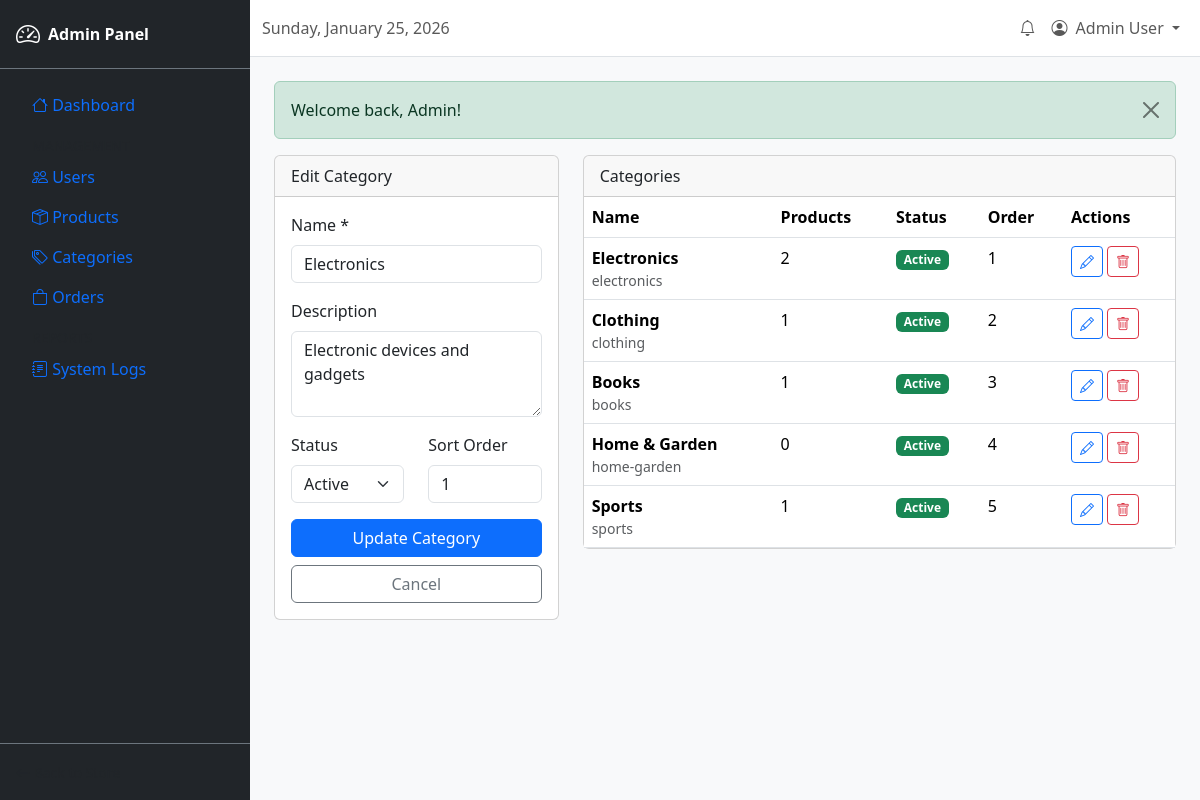
Screenshot of /ecommerce/admin/categories.php?action=edit&id=1 (signed in) with the database file from the repository.
### tables this page shows
CREATE TABLE categories (
    id INT AUTO_INCREMENT PRIMARY KEY,

     
    name VARCHAR(100) NOT NULL,

     
    slug VARCHAR(100) NOT NULL UNIQUE,

     
    description TEXT DEFAULT NULL,

     
    image VARCHAR(255) DEFAULT NULL,

     
    parent_id INT DEFAULT NULL,

     
    sort_order INT DEFAULT 0,

     
    status ENUM('active', 'inactive') DEFAULT 'active',

     
    created_at TIMESTAMP DEFAULT CURRENT_TIMESTAMP,
    updated_at TIMESTAMP DEFAULT CURRENT_TIMESTAMP ON UPDATE CURRENT_TIMESTAMP,

     
    FOREIGN KEY (parent_id) REFERENCES categories(id) ON DELETE SET NULL,

     
    INDEX idx_slug (slug)
);

### ecommerce/includes/functions.php (called while the page is built, shortened)
<?php
function sanitize(string $input): string
{
    return htmlspecialchars(trim($input), ENT_QUOTES, 'UTF-8');
}
function getFlashMessage(): ?array
{
    if (isset($_SESSION['flash_message'])) {
        $message = $_SESSION['flash_message'];
        return $message;
    }
    return null;
}

### ecommerce/admin/categories.php (the view, shortened to what this page needs)
<?php
$db = getDB();
$action = $_GET['action'] ?? 'list';
$categoryId = (int)($_GET['id'] ?? 0);
$categories = $db->query("
    SELECT c.*, COUNT(p.id) as product_count
    FROM categories c
    LEFT JOIN products p ON c.id = p.category_id
    GROUP BY c.id
    ORDER BY c.sort_order, c.name
")->fetchAll();
$editCategory = null;
if ($action === 'edit' && $categoryId) {
    $stmt = $db->prepare("SELECT * FROM categories WHERE id = ?");
    $stmt->execute([$categoryId]);
    $editCategory = $stmt->fetch();
}
?>
<!DOCTYPE html>
<html lang="en">
<head>
    <link href="https://cdn.jsdelivr.net/npm/bootstrap@5.3.2/dist/css/bootstrap.min.css" rel="stylesheet">
    <link href="https://cdn.jsdelivr.net/npm/bootstrap-icons@1.11.1/font/bootstrap-icons.css" rel="stylesheet">
</head>
<body>
    <div class="admin-wrapper">
        <?php include __DIR__ . '/includes/sidebar.php'; ?>
        <div class="admin-content">
            <?php include __DIR__ . '/includes/topbar.php'; ?>
            <div class="p-4">
                <?php $flash = getFlashMessage(); ?>
                <?php if ($flash): ?>
                    <div class="alert alert-<?= $flash['type'] === 'error' ? 'danger' : $flash['type'] ?> alert-dismissible">
                        <?= sanitize($flash['message']) ?>
                        <button type="button" class="btn-close" data-bs-dismiss="alert"></button>
                    </div>
                <?php endif; ?>
                <div class="row">
                    <div class="col-md-4">
                        <div class="card">
                            <div class="card-header">
                                <?= $editCategory ? 'Edit Category' : 'Add Category' ?>
                            </div>
                            <div class="card-body">
                                <form method="POST">
                                    <div class="mb-3">
                                        <label class="form-label">Name *</label>
                                        <input type="text" class="form-control" name="name"
                                               value="<?= sanitize($editCategory['name'] ?? '') ?>" required>
                                    </div>
                                    <div class="mb-3">
                                        <label class="form-label">Description</label>
                                        <textarea class="form-control" name="description" rows="3"
                                            ><?= sanitize($editCategory['description'] ?? '') ?></textarea>
                                    </div>
                                    <div class="row mb-3">
                                        <div class="col-6">
                                            <label class="form-label">Status</label>
                                            <select class="form-select" name="status">
                                                <option value="active" <?= ($editCategory['status'] ?? '') === 'active' ? 'selected' : '' ?>>Active</option>
                                            </select>
                                        </div>
                                        <div class="col-6">
                                            <label class="form-label">Sort Order</label>
                                            <input type="number" class="form-control" name="sort_order"
                                                   value="<?= $editCategory['sort_order'] ?? 0 ?>">
                                        </div>
                                    </div>
                                    <div class="d-grid gap-2">
                                        <button type="submit" class="btn btn-primary">
                                            <?= $editCategory ? 'Update' : 'Create' ?> Category
                                        </button>
                                        <?php if ($editCategory): ?>
                                            <a href="<?= BASE_URL ?>/admin/categories.php" class="btn btn-outline-secondary">Cancel</a>
                                        <?php endif; ?>
                                    </div>
                                </form>
                            </div>
                        </div>
                    </div>
                    <div class="col-md-8">
                        <div class="card">
                            <div class="card-header">Categories</div>
                            <div class="card-body p-0">
                                <table class="table table-hover mb-0">
                                    <thead>
                                        <tr>
                                            <th>Name</th>
                                            <th>Products</th>
                                            <th>Status</th>
                                            <th>Order</th>
                                            <th>Actions</th>
                                        </tr>
                                    </thead>
                                    <tbody>
                                        <?php foreach ($categories as $cat): ?>
                                            <tr>
                                                <td>
                                                    <strong><?= sanitize($cat['name']) ?></strong>
                                                    <div class="text-muted small"><?= sanitize($cat['slug']) ?></div>
                                                </td>
                                                <td><?= $cat['product_count'] ?></td>
                                                <td>
                                                    <span class="badge bg-<?= $cat['status'] === 'active' ? 'success' : 'secondary' ?>">
                                                        <?= ucfirst($cat['status']) ?>
                                                    </span>
                                                </td>
                                                <td><?= $cat['sort_order'] ?></td>
                                                <td>
                                                    <a href="?action=edit&id=<?= $cat['id'] ?>" class="btn btn-sm btn-outline-primary">
                                                        <i class="bi bi-pencil"></i>
                                                    </a>
                                                    <form method="POST" class="d-inline" onsubmit="return confirm('Delete?')">
                                                        <button type="submit" class="btn btn-sm btn-outline-danger">
                                                            <i class="bi bi-trash"></i>
                                                        </button>
                                                    </form>
                                                </td>
                                            </tr>
                                        <?php endforeach; ?>
                                    </tbody>
                                </table>
                            </div>
                        </div>
                    </div>
                </div>
            </div>
        </div>
    </div>
</body>
</html>

### ecommerce/admin/categories.php (style rules this page uses)
.admin-wrapper { display: flex; min-height: 100vh; }
.admin-content { flex: 1; background: #f8f9fa; }

### rows the page displays
categories: name "Electronics", description "Electronic devices and gadgets", status "Active", sort_order "1", slug "electronics", product_count "2"
categories: name "Clothing", slug "clothing", product_count "1", status "Active", sort_order "2"
categories: name "Books", slug "books", product_count "1", status "Active", sort_order "3"
categories: name "Home & Garden", slug "home-garden", product_count "0", status "Active", sort_order "4"
categories: name "Sports", slug "sports", product_count "1", status "Active", sort_order "5"

### other values shown
$_SESSION['user_name'] "Admin User"
$flash['message'] "Welcome back, Admin!"
